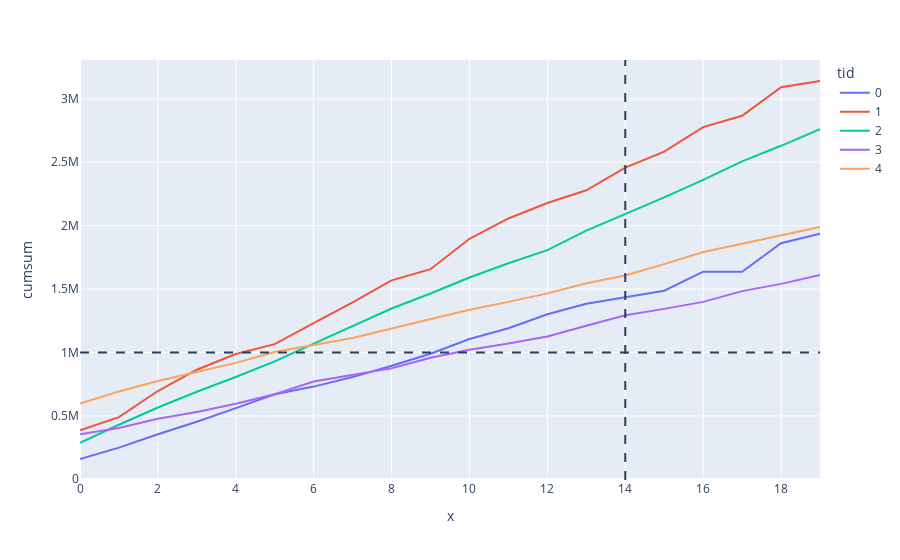

Notebook code for this chart:
### Code cell
fig = px.line(df[(df['tid'] < 5) & (df['x'] < 20)], y='cumsum', x='x', color='tid')
fig.add_vline(x=14, line_dash="dash",)
fig.add_hline(y=1e6, line_dash="dash",)
fig.show()

### Figure 1 — Plotly figure (JSON) as saved in the notebook; plotly's stock layout.template omitted (floating-point values rounded to 4 significant figures)
{"data": [{"hovertemplate": "tid=0<br>x=%{x}<br>cumsum=%{y}<extra></extra>", "legendgroup": "0", "line": {"color": "#636efa", "dash": "solid"}, "marker": {"symbol": "circle"}, "mode": "lines", "name": "0", "orientation": "v", "showlegend": true, "type": "scatter", "x": [0, 1, 2, 3, 4, 5, 6, 7, 8, 9, 10, 11, 12, 13, 14, 15, 16, 17, 18, 19], "xaxis": "x", "y": [160000, 250000, 355000, 454000, 561000, 671000, 731000, 806000, 895000, 990000, 1106000, 1191000, 1301000, 1385000, 1436000, 1487000, 1637000, 1637000, 1862000, 1937000], "yaxis": "y"}, {"hovertemplate": "tid=1<br>x=%{x}<br>cumsum=%{y}<extra></extra>", "legendgroup": "1", "line": {"color": "#EF553B", "dash": "solid"}, "marker": {"symbol": "circle"}, "mode": "lines", "name": "1", "orientation": "v", "showlegend": true, "type": "scatter", "x": [0, 1, 2, 3, 4, 5, 6, 7, 8, 9, 10, 11, 12, 13, 14, 15, 16, 17, 18, 19], "xaxis": "x", "y": [387000, 490000, 696000, 864000, 988000, 1066000, 1231000, 1395000, 1569000, 1657000, 1897000, 2057000, 2179000, 2279000, 2458000, 2584000, 2777000, 2867000, 3092000, 3141000], "yaxis": "y"}, {"hovertemplate": "tid=2<br>x=%{x}<br>cumsum=%{y}<extra></extra>", "legendgroup": "2", "line": {"color": "#00cc96", "dash": "solid"}, "marker": {"symbol": "circle"}, "mode": "lines", "name": "2", "orientation": "v", "showlegend": true, "type": "scatter", "x": [0, 1, 2, 3, 4, 5, 6, 7, 8, 9, 10, 11, 12, 13, 14, 15, 16, 17, 18, 19], "xaxis": "x", "y": [287000, 430000, 566000, 690000, 807000, 930000, 1070000, 1209000, 1347000, 1465000, 1591000, 1704000, 1807000, 1961000, 2091000, 2223000, 2361000, 2507000, 2630000, 2761000], "yaxis": "y"}, {"hovertemplate": "tid=3<br>x=%{x}<br>cumsum=%{y}<extra></extra>", "legendgroup": "3", "line": {"color": "#ab63fa", "dash": "solid"}, "marker": {"symbol": "circle"}, "mode": "lines", "name": "3", "orientation": "v", "showlegend": true, "type": "scatter", "x": [0, 1, 2, 3, 4, 5, 6, 7, 8, 9, 10, 11, 12, 13, 14, 15, 16, 17, 18, 19], "xaxis": "x", "y": [355000, 405000, 478000, 531000, 596000, 671000, 771000, 824000, 876000, 958000, 1021000, 1071000, 1126000, 1211000, 1294000, 1344000, 1399000, 1484000, 1541000, 1611000], "yaxis": "y"}, {"hovertemplate": "tid=4<br>x=%{x}<br>cumsum=%{y}<extra></extra>", "legendgroup": "4", "line": {"color": "#FFA15A", "dash": "solid"}, "marker": {"symbol": "circle"}, "mode": "lines", "name": "4", "orientation": "v", "showlegend": true, "type": "scatter", "x": [0, 1, 2, 3, 4, 5, 6, 7, 8, 9, 10, 11, 12, 13, 14, 15, 16, 17, 18, 19], "xaxis": "x", "y": [597000, 693000, 775000, 846000, 918000, 1004000, 1059000, 1114000, 1189000, 1264000, 1337000, 1399000, 1466000, 1546000, 1607000, 1697000, 1792000, 1858000, 1924000, 1989000], "yaxis": "y"}], "layout": {"autosize": true, "legend": {"title": {"text": "tid"}, "tracegroupgap": 0}, "margin": {"t": 60}, "shapes": [{"line": {"dash": "dash"}, "type": "line", "x0": 14, "x1": 14, "xref": "x", "y0": 0, "y1": 1, "yref": "y domain"}, {"line": {"dash": "dash"}, "type": "line", "x0": 0, "x1": 1, "xref": "x domain", "y0": 1000000, "y1": 1000000, "yref": "y"}], "xaxis": {"anchor": "y", "autorange": true, "domain": [0, 1], "range": [0, 19], "title": {"text": "x"}, "type": "linear"}, "yaxis": {"anchor": "x", "autorange": true, "domain": [0, 1], "range": [-5611.0, 3307000.0], "title": {"text": "cumsum"}, "type": "linear"}}}
